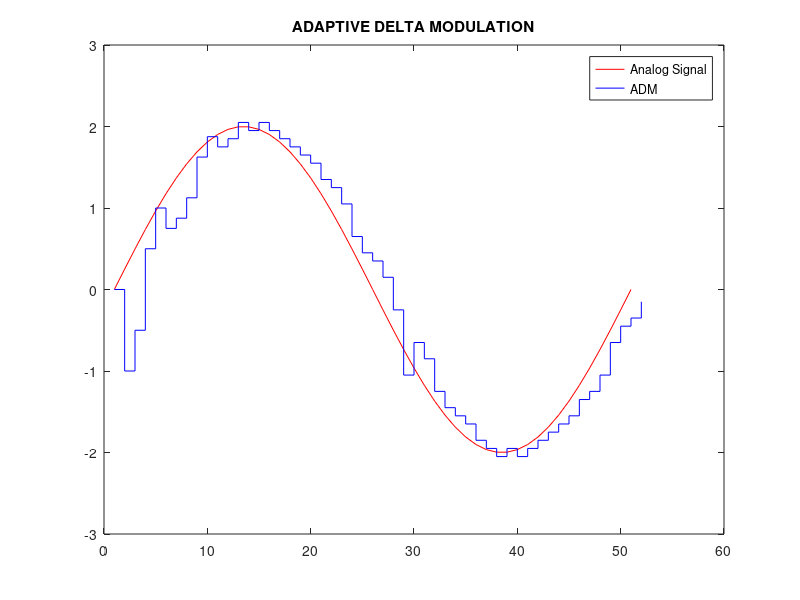

Source code (MATLAB):
close all;
clear all;

a = 2;
t = 0:2*pi/50:2*pi;
x = a*sin(t);
l = length(x);
plot(x, 'r')
hold on

delta_max = 1; % Maximum step size
delta_min = 0.1; % Minimum step size
delta = delta_max; % Initial step size

xn(1) = 0; % Initialize xn(1)

for i = 1:l
    if x(i) > xn(i)
        d(i) = 1;
        xn(i+1) = xn(i) + delta;
    else
        d(i) = 0;
        xn(i+1) = xn(i) - delta;
    end
    
    % Adjust delta based on the difference between the current sample and the predicted value
    if abs(x(i) - xn(i)) < delta
        delta = delta / 2; % Decrease step size
    else
        delta = delta * 2; % Increase step size
    end
    
    % Limit delta within the specified range
    delta = max(delta_min, min(delta, delta_max));
end

stairs(xn, 'b')

legend('Analog Signal', 'ADM')
title('ADAPTIVE DELTA MODULATION')